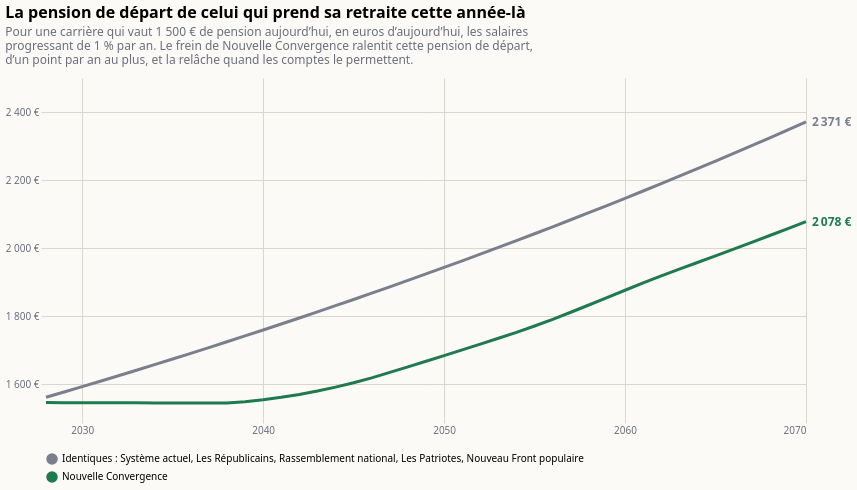

Here is the Vega-Lite specification saved for this chart:
### Vega-Lite specification from a JSON file in a GitHub repository (floating-point values rounded to 4 significant figures)
{"$schema": "https://vega.github.io/schema/vega-lite/v6.json", "title": {"text": "La pension de départ de celui qui prend sa retraite cette année-là", "subtitle": ["Pour une carrière qui vaut 1 500 € de pension aujourd’hui, en euros d’aujourd’hui, les salaires", "progressant de 1 % par an. Le frein de Nouvelle Convergence ralentit cette pension de départ,", "d’un point par an au plus, et la relâche quand les comptes le permettent."], "anchor": "start", "fontSize": 16, "subtitleColor": "#6b6f7b", "subtitlePadding": 6, "offset": 12}, "background": "#fbfaf7", "config": {"font": "system-ui, sans-serif", "axis": {"gridColor": "#d9d6cf", "labelColor": "#6b6f7b", "domain": false, "tickColor": "#d9d6cf"}, "legend": {"orient": "bottom", "columns": 3, "labelLimit": 2000, "symbolOpacity": 1}, "view": {"stroke": null}}, "width": 760, "height": 340, "data": {"values": [{"annee": 2028, "programme": "Identiques : Système actuel, Les Républicains, Rassemblement national, Les Patriotes, Nouveau Front populaire", "valeur": 1561.0}, {"annee": 2029, "programme": "Identiques : Système actuel, Les Républicains, Rassemblement national, Les Patriotes, Nouveau Front populaire", "valeur": 1577.0}, {"annee": 2030, "programme": "Identiques : Système actuel, Les Républicains, Rassemblement national, Les Patriotes, Nouveau Front populaire", "valeur": 1592.0}, {"annee": 2031, "programme": "Identiques : Système actuel, Les Républicains, Rassemblement national, Les Patriotes, Nouveau Front populaire", "valeur": 1608.0}, {"annee": 2032, "programme": "Identiques : Système actuel, Les Républicains, Rassemblement national, Les Patriotes, Nouveau Front populaire", "valeur": 1624.0}, {"annee": 2033, "programme": "Identiques : Système actuel, Les Républicains, Rassemblement national, Les Patriotes, Nouveau Front populaire", "valeur": 1641.0}, {"annee": 2034, "programme": "Identiques : Système actuel, Les Républicains, Rassemblement national, Les Patriotes, Nouveau Front populaire", "valeur": 1657.0}, {"annee": 2035, "programme": "Identiques : Système actuel, Les Républicains, Rassemblement national, Les Patriotes, Nouveau Front populaire", "valeur": 1674.0}, {"annee": 2036, "programme": "Identiques : Système actuel, Les Républicains, Rassemblement national, Les Patriotes, Nouveau Front populaire", "valeur": 1690.0}, {"annee": 2037, "programme": "Identiques : Système actuel, Les Républicains, Rassemblement national, Les Patriotes, Nouveau Front populaire", "valeur": 1707.0}, {"annee": 2038, "programme": "Identiques : Système actuel, Les Républicains, Rassemblement national, Les Patriotes, Nouveau Front populaire", "valeur": 1724.0}, {"annee": 2039, "programme": "Identiques : Système actuel, Les Républicains, Rassemblement national, Les Patriotes, Nouveau Front populaire", "valeur": 1741.0}, {"annee": 2040, "programme": "Identiques : Système actuel, Les Républicains, Rassemblement national, Les Patriotes, Nouveau Front populaire", "valeur": 1759.0}, {"annee": 2041, "programme": "Identiques : Système actuel, Les Républicains, Rassemblement national, Les Patriotes, Nouveau Front populaire", "valeur": 1776.0}, {"annee": 2042, "programme": "Identiques : Système actuel, Les Républicains, Rassemblement national, Les Patriotes, Nouveau Front populaire", "valeur": 1794.0}, {"annee": 2043, "programme": "Identiques : Système actuel, Les Républicains, Rassemblement national, Les Patriotes, Nouveau Front populaire", "valeur": 1812.0}, {"annee": 2044, "programme": "Identiques : Système actuel, Les Républicains, Rassemblement national, Les Patriotes, Nouveau Front populaire", "valeur": 1830.0}, {"annee": 2045, "programme": "Identiques : Système actuel, Les Républicains, Rassemblement national, Les Patriotes, Nouveau Front populaire", "valeur": 1849.0}, {"annee": 2046, "programme": "Identiques : Système actuel, Les Républicains, Rassemblement national, Les Patriotes, Nouveau Front populaire", "valeur": 1867.0}, {"annee": 2047, "programme": "Identiques : Système actuel, Les Républicains, Rassemblement national, Les Patriotes, Nouveau Front populaire", "valeur": 1886.0}, {"annee": 2048, "programme": "Identiques : Système actuel, Les Républicains, Rassemblement national, Les Patriotes, Nouveau Front populaire", "valeur": 1905.0}, {"annee": 2049, "programme": "Identiques : Système actuel, Les Républicains, Rassemblement national, Les Patriotes, Nouveau Front populaire", "valeur": 1924.0}, {"annee": 2050, "programme": "Identiques : Système actuel, Les Républicains, Rassemblement national, Les Patriotes, Nouveau Front populaire", "valeur": 1943.0}, {"annee": 2051, "programme": "Identiques : Système actuel, Les Républicains, Rassemblement national, Les Patriotes, Nouveau Front populaire", "valeur": 1962.0}, {"annee": 2052, "programme": "Identiques : Système actuel, Les Républicains, Rassemblement national, Les Patriotes, Nouveau Front populaire", "valeur": 1982.0}, {"annee": 2053, "programme": "Identiques : Système actuel, Les Républicains, Rassemblement national, Les Patriotes, Nouveau Front populaire", "valeur": 2002.0}, {"annee": 2054, "programme": "Identiques : Système actuel, Les Républicains, Rassemblement national, Les Patriotes, Nouveau Front populaire", "valeur": 2022.0}, {"annee": 2055, "programme": "Identiques : Système actuel, Les Républicains, Rassemblement national, Les Patriotes, Nouveau Front populaire", "valeur": 2042.0}, {"annee": 2056, "programme": "Identiques : Système actuel, Les Républicains, Rassemblement national, Les Patriotes, Nouveau Front populaire", "valeur": 2062.0}, {"annee": 2057, "programme": "Identiques : Système actuel, Les Républicains, Rassemblement national, Les Patriotes, Nouveau Front populaire", "valeur": 2083.0}, {"annee": 2058, "programme": "Identiques : Système actuel, Les Républicains, Rassemblement national, Les Patriotes, Nouveau Front populaire", "valeur": 2104.0}, {"annee": 2059, "programme": "Identiques : Système actuel, Les Républicains, Rassemblement national, Les Patriotes, Nouveau Front populaire", "valeur": 2125.0}, {"annee": 2060, "programme": "Identiques : Système actuel, Les Républicains, Rassemblement national, Les Patriotes, Nouveau Front populaire", "valeur": 2146.0}, {"annee": 2061, "programme": "Identiques : Système actuel, Les Républicains, Rassemblement national, Les Patriotes, Nouveau Front populaire", "valeur": 2168.0}, {"annee": 2062, "programme": "Identiques : Système actuel, Les Républicains, Rassemblement national, Les Patriotes, Nouveau Front populaire", "valeur": 2189.0}, {"annee": 2063, "programme": "Identiques : Système actuel, Les Républicains, Rassemblement national, Les Patriotes, Nouveau Front populaire", "valeur": 2211.0}, {"annee": 2064, "programme": "Identiques : Système actuel, Les Républicains, Rassemblement national, Les Patriotes, Nouveau Front populaire", "valeur": 2233.0}, {"annee": 2065, "programme": "Identiques : Système actuel, Les Républicains, Rassemblement national, Les Patriotes, Nouveau Front populaire", "valeur": 2256.0}, {"annee": 2066, "programme": "Identiques : Système actuel, Les Républicains, Rassemblement national, Les Patriotes, Nouveau Front populaire", "valeur": 2278.0}, {"annee": 2067, "programme": "Identiques : Système actuel, Les Républicains, Rassemblement national, Les Patriotes, Nouveau Front populaire", "valeur": 2301.0}, {"annee": 2068, "programme": "Identiques : Système actuel, Les Républicains, Rassemblement national, Les Patriotes, Nouveau Front populaire", "valeur": 2324.0}, {"annee": 2069, "programme": "Identiques : Système actuel, Les Républicains, Rassemblement national, Les Patriotes, Nouveau Front populaire", "valeur": 2347.0}, {"annee": 2070, "programme": "Identiques : Système actuel, Les Républicains, Rassemblement national, Les Patriotes, Nouveau Front populaire", "valeur": 2371.0}, {"annee": 2028, "programme": "Nouvelle Convergence", "valeur": 1545.0}, {"annee": 2029, "programme": "Nouvelle Convergence", "valeur": 1545.0}, {"annee": 2030, "programme": "Nouvelle Convergence", "valeur": 1545.0}, {"annee": 2031, "programme": "Nouvelle Convergence", "valeur": 1545.0}, {"annee": 2032, "programme": "Nouvelle Convergence", "valeur": 1545.0}, {"annee": 2033, "programme": "Nouvelle Convergence", "valeur": 1545.0}, {"annee": 2034, "programme": "Nouvelle Convergence", "valeur": 1544.0}, {"annee": 2035, "programme": "Nouvelle Convergence", "valeur": 1544.0}, {"annee": 2036, "programme": "Nouvelle Convergence", "valeur": 1544.0}, {"annee": 2037, "programme": "Nouvelle Convergence", "valeur": 1544.0}, {"annee": 2038, "programme": "Nouvelle Convergence", "valeur": 1544.0}, {"annee": 2039, "programme": "Nouvelle Convergence", "valeur": 1548.0}, {"annee": 2040, "programme": "Nouvelle Convergence", "valeur": 1554.0}, {"annee": 2041, "programme": "Nouvelle Convergence", "valeur": 1561.0}, {"annee": 2042, "programme": "Nouvelle Convergence", "valeur": 1569.0}, {"annee": 2043, "programme": "Nouvelle Convergence", "valeur": 1579.0}, {"annee": 2044, "programme": "Nouvelle Convergence", "valeur": 1591.0}, {"annee": 2045, "programme": "Nouvelle Convergence", "valeur": 1604.0}, {"annee": 2046, "programme": "Nouvelle Convergence", "valeur": 1618.0}, {"annee": 2047, "programme": "Nouvelle Convergence", "valeur": 1634.0}, {"annee": 2048, "programme": "Nouvelle Convergence", "valeur": 1650.0}, {"annee": 2049, "programme": "Nouvelle Convergence", "valeur": 1667.0}, {"annee": 2050, "programme": "Nouvelle Convergence", "valeur": 1684.0}, {"annee": 2051, "programme": "Nouvelle Convergence", "valeur": 1700.0}, {"annee": 2052, "programme": "Nouvelle Convergence", "valeur": 1717.0}, {"annee": 2053, "programme": "Nouvelle Convergence", "valeur": 1735.0}, {"annee": 2054, "programme": "Nouvelle Convergence", "valeur": 1752.0}, {"annee": 2055, "programme": "Nouvelle Convergence", "valeur": 1771.0}, {"annee": 2056, "programme": "Nouvelle Convergence", "valeur": 1790.0}, {"annee": 2057, "programme": "Nouvelle Convergence", "valeur": 1811.0}, {"annee": 2058, "programme": "Nouvelle Convergence", "valeur": 1832.0}, {"annee": 2059, "programme": "Nouvelle Convergence", "valeur": 1854.0}, {"annee": 2060, "programme": "Nouvelle Convergence", "valeur": 1876.0}, {"annee": 2061, "programme": "Nouvelle Convergence", "valeur": 1897.0}, {"annee": 2062, "programme": "Nouvelle Convergence", "valeur": 1918.0}, {"annee": 2063, "programme": "Nouvelle Convergence", "valeur": 1938.0}, {"annee": 2064, "programme": "Nouvelle Convergence", "valeur": 1957.0}, {"annee": 2065, "programme": "Nouvelle Convergence", "valeur": 1977.0}, {"annee": 2066, "programme": "Nouvelle Convergence", "valeur": 1997.0}, {"annee": 2067, "programme": "Nouvelle Convergence", "valeur": 2017.0}, {"annee": 2068, "programme": "Nouvelle Convergence", "valeur": 2037.0}, {"annee": 2069, "programme": "Nouvelle Convergence", "valeur": 2057.0}, {"annee": 2070, "programme": "Nouvelle Convergence", "valeur": 2078.0}]}, "encoding": {"x": {"field": "annee", "type": "quantitative", "scale": {"domain": [2028, 2070]}, "axis": {"format": "d", "title": null, "values": [2030, 2040, 2050, 2060, 2070]}}, "y": {"field": "valeur", "type": "quantitative", "scale": {"zero": false, "padding": 12}, "axis": {"title": null, "labelExpr": "replace(format(datum.value, ',.0f'), ',', ' ') + ' €'", "tickCount": 7}}, "color": {"field": "programme", "type": "nominal", "title": null, "sort": ["Identiques : Système actuel, Les Républicains, Rassemblement national, Les Patriotes, Nouveau Front populaire", "Nouvelle Convergence"], "scale": {"domain": ["Identiques : Système actuel, Les Républicains, Rassemblement national, Les Patriotes, Nouveau Front populaire", "Nouvelle Convergence"], "range": ["#7a7f8c", "#1f7a4d"]}, "legend": {"orient": "bottom", "columns": 1, "labelLimit": 2000}}}, "layer": [{"mark": {"type": "line", "strokeWidth": 3}}, {"data": {"values": [{"annee": 2070, "programme": "Identiques : Système actuel, Les Républicains, Rassemblement national, Les Patriotes, Nouveau Front populaire", "valeur": 2371.0, "etiquette": "2 371 €"}, {"annee": 2070, "programme": "Nouvelle Convergence", "valeur": 2078.0, "etiquette": "2 078 €"}]}, "mark": {"type": "text", "align": "left", "dx": 6, "fontSize": 12, "fontWeight": "bold"}, "encoding": {"text": {"field": "etiquette"}}}]}
